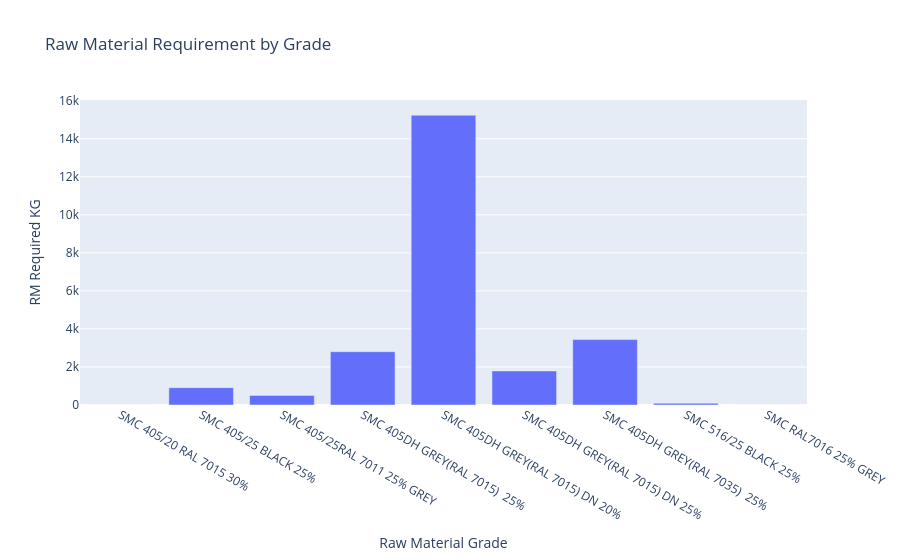

Source (notebook cell):
### Code cell
fig = px.bar(
    rm_summary,
    x='Raw Material Grade',
    y='RM Required KG',
    title='Raw Material Requirement by Grade'
)

fig.show()

### Figure 1 — Plotly figure (JSON) as saved in the notebook; plotly's stock layout.template omitted (floating-point values rounded to 4 significant figures)
{"data": [{"hovertemplate": "Raw Material Grade=%{x}<br>RM Required KG=%{y}<extra></extra>", "legendgroup": "", "marker": {"color": "#636efa", "pattern": {"shape": ""}}, "name": "", "orientation": "v", "showlegend": false, "textposition": "auto", "type": "bar", "x": ["SMC 405/20 RAL 7015 30%", "SMC 405/25 BLACK 25%", "SMC 405/25RAL 7011 25% GREY ", "SMC 405DH GREY(RAL 7015)  25%", "SMC 405DH GREY(RAL 7015) DN 20%", "SMC 405DH GREY(RAL 7015) DN 25%", "SMC 405DH GREY(RAL 7035)  25%", "SMC 516/25 BLACK 25%\n", "SMC RAL7016 25% GREY"], "xaxis": "x", "y": [0.0, 913.5, 504.0, 2803.0, 15240.0, 1790.0, 3440.0, 93.0, 0.0], "yaxis": "y"}], "layout": {"barmode": "relative", "legend": {"tracegroupgap": 0}, "title": {"text": "Raw Material Requirement by Grade"}, "xaxis": {"anchor": "y", "domain": [0, 1], "title": {"text": "Raw Material Grade"}}, "yaxis": {"anchor": "x", "domain": [0, 1], "title": {"text": "RM Required KG"}}}}
